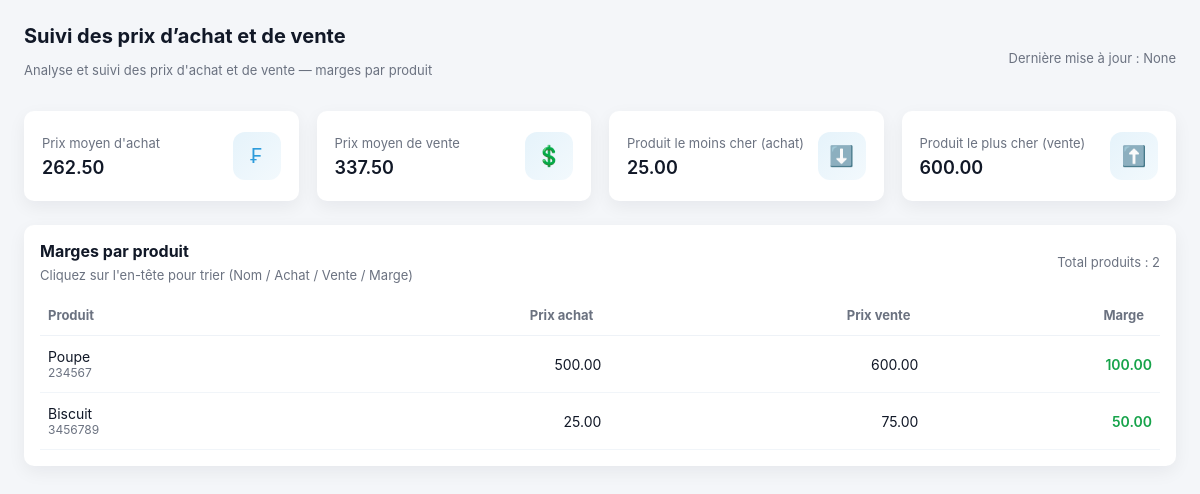
Page /produits/suivi_prix/ on the earlier database version.
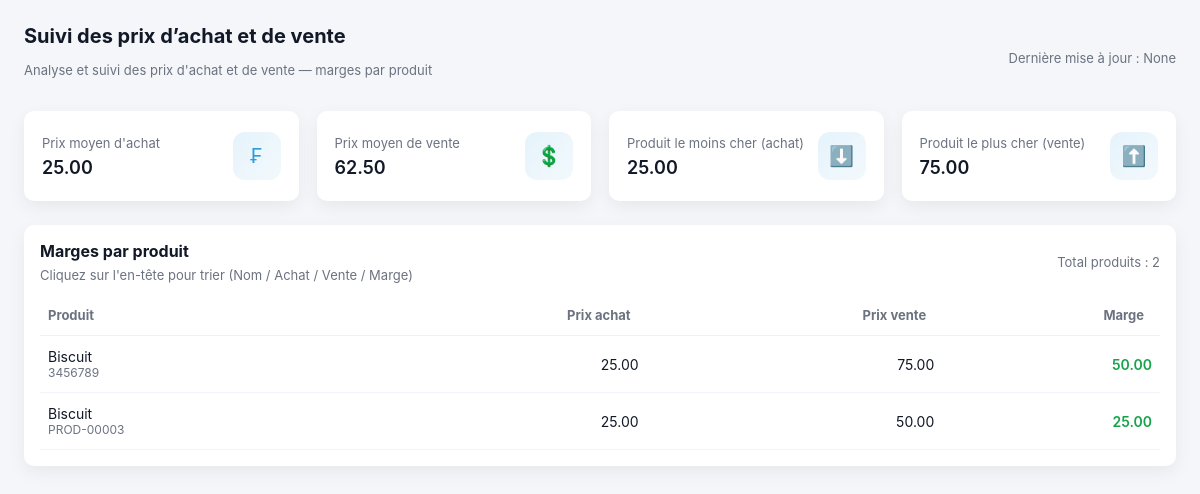
Same page on the later database version.
### produit/models.py (models this page shows, shortened)
class Produit(models.Model):
    nom = models.CharField(max_length=150)
    reference = models.CharField(max_length=100, unique=True)
    categorie = models.ForeignKey(Categorie, on_delete=models.SET_NULL, null=True, related_name="produits")
    prix_achat = models.DecimalField(max_digits=10, decimal_places=2)
    prix_vente = models.DecimalField(max_digits=10, decimal_places=2)
    code_barre_image = models.ImageField(upload_to='barcodes/', blank=True)
    seuil_min = models.PositiveIntegerField(default=0)
    seuil_max = models.PositiveIntegerField(default=100)
    stock_actuel = models.PositiveIntegerField(default=0)

### produit/views.py (the view)
# urls.py: path('suivi_prix/', views.suivi_prix, name='suivi_prix'),
def suivi_prix(request):
    produits = Produit.objects.all()
    statistiques = {
        'prix_achat_moyen': produits.aggregate(Avg('prix_achat'))['prix_achat__avg'] or 0,
        'prix_vente_moyen': produits.aggregate(Avg('prix_vente'))['prix_vente__avg'] or 0,
        'prix_achat_min': produits.aggregate(Min('prix_achat'))['prix_achat__min'] or 0,
        'prix_vente_max': produits.aggregate(Max('prix_vente'))['prix_vente__max'] or 0,
    }
    marges = []
    for p in produits:
        marge = float(p.prix_vente or 0) - float(p.prix_achat or 0)
        marges.append({'produit': p, 'marge': marge})
    return render(request, 'produits/suivi_prix.html', {
        'statistiques': statistiques,
        'marges': marges,
        'titre': 'Suivi des prix d’achat et de vente'
    })

### templates/produits/suivi_prix.html (shortened to what this page needs)
<!DOCTYPE html>
<html lang="fr">
<head>
</head>
<body>
  <div class="page">
    <div class="header" role="banner">
      <div class="title">
        <h1>{{ titre }}</h1>
        <p>Analyse et suivi des prix d'achat et de vente — marges par produit</p>
      </div>
      <div class="muted">Dernière mise à jour : {{ now|default:None }}</div>
    </div>
    <div class="cards" id="cards">
      <div class="card" data-delay="0">
        <div class="left">
          <div class="label">Prix moyen d'achat</div>
          <div class="value">{{ statistiques.prix_achat_moyen|floatformat:2|default:"0.00" }}</div>
        </div>
        <div class="icon">₣</div>
      </div>
      <div class="card" data-delay="100">
        <div class="left">
          <div class="label">Prix moyen de vente</div>
          <div class="value">{{ statistiques.prix_vente_moyen|floatformat:2|default:"0.00" }}</div>
        </div>
        <div class="icon">💲</div>
      </div>
      <div class="card" data-delay="200">
        <div class="left">
          <div class="label">Produit le moins cher (achat)</div>
          <div class="value">{{ statistiques.prix_achat_min|floatformat:2|default:"0.00" }}</div>
        </div>
        <div class="icon">⬇️</div>
      </div>
      <div class="card" data-delay="300">
        <div class="left">
          <div class="label">Produit le plus cher (vente)</div>
          <div class="value">{{ statistiques.prix_vente_max|floatformat:2|default:"0.00" }}</div>
        </div>
        <div class="icon">⬆️</div>
      </div>
    </div>
    <div class="table-wrap" style="margin-top:18px;">
      <div style="display:flex;align-items:center;justify-content:space-between;margin-bottom:12px;">
        <div>
          <strong>Marges par produit</strong>
          <div class="muted" style="margin-top:6px">Cliquez sur l'en-tête pour trier (Nom / Achat / Vente / Marge)</div>
        </div>
        <div class="muted">Total produits : {{ marges|length }}</div>
      </div>
      <div style="overflow:auto">
        <table id="margesTable" role="table" aria-label="Table des marges">
          <thead>
            <tr>
              <th data-key="produit">Produit </th>
              <th data-key="prix_achat" class="right">Prix achat </th>
              <th data-key="prix_vente" class="right">Prix vente </th>
              <th data-key="marge" class="right">Marge </th>
            </tr>
          </thead>
          <tbody>
            {% for item in marges %}
            <tr>
              <td>
                {{ item.produit.nom }}
                <div class="muted" style="font-size:12px">{{ item.produit.reference|default:"" }}</div>
              </td>
              <td class="right" data-value="{{ item.produit.prix_achat|default:0 }}">
                {{ item.produit.prix_achat|floatformat:2|default:"0.00" }}
              </td>
              <td class="right" data-value="{{ item.produit.prix_vente|default:0 }}">
                {{ item.produit.prix_vente|floatformat:2|default:"0.00" }}
              </td>
              {% with m=item.marge %}
                {% if m > 0 %}
                <td class="right marge-positive" data-value="{{ m|default:0 }}">{{ m|floatformat:2 }}</td>
                {% elif m < 0 %}
                <td class="right marge-negative" data-value="{{ m|default:0 }}">{{ m|floatformat:2 }}</td>
                {% else %}
                <td class="right" data-value="{{ m|default:0 }}">{{ m|floatformat:2 }}</td>
                {% endif %}
              {% endwith %}
            </tr>
            {% empty %}
            <tr>
              <td colspan="4" class="muted">Aucun produit trouvé.</td>
            </tr>
            {% endfor %}
          </tbody>
        </table>
      </div>
    </div>
  </div>
</body>
</html>

Differences in the rows shown:
removed Produit: produit.nom "Poupe", produit.reference "234567", produit.prix_achat "500.00", produit.prix_vente "600.00", {{ m|default:0 }} 100.0 (drawn), marge "100.00"
added Produit: produit.nom "Biscuit", produit.reference "PROD-00003", produit.prix_achat "25.00", produit.prix_vente "50.00", {{ m|default:0 }} 25.0 (drawn), marge "25.00"
Other differences:
{{ statistiques.prix_achat_moyen|floatformat:2|default:"0.00" }}: "262.50" → "25.00"
{{ statistiques.prix_vente_moyen|floatformat:2|default:"0.00" }}: "337.50" → "62.50"
{{ statistiques.prix_vente_max|floatformat:2|default:"0.00" }}: "600.00" → "75.00"
